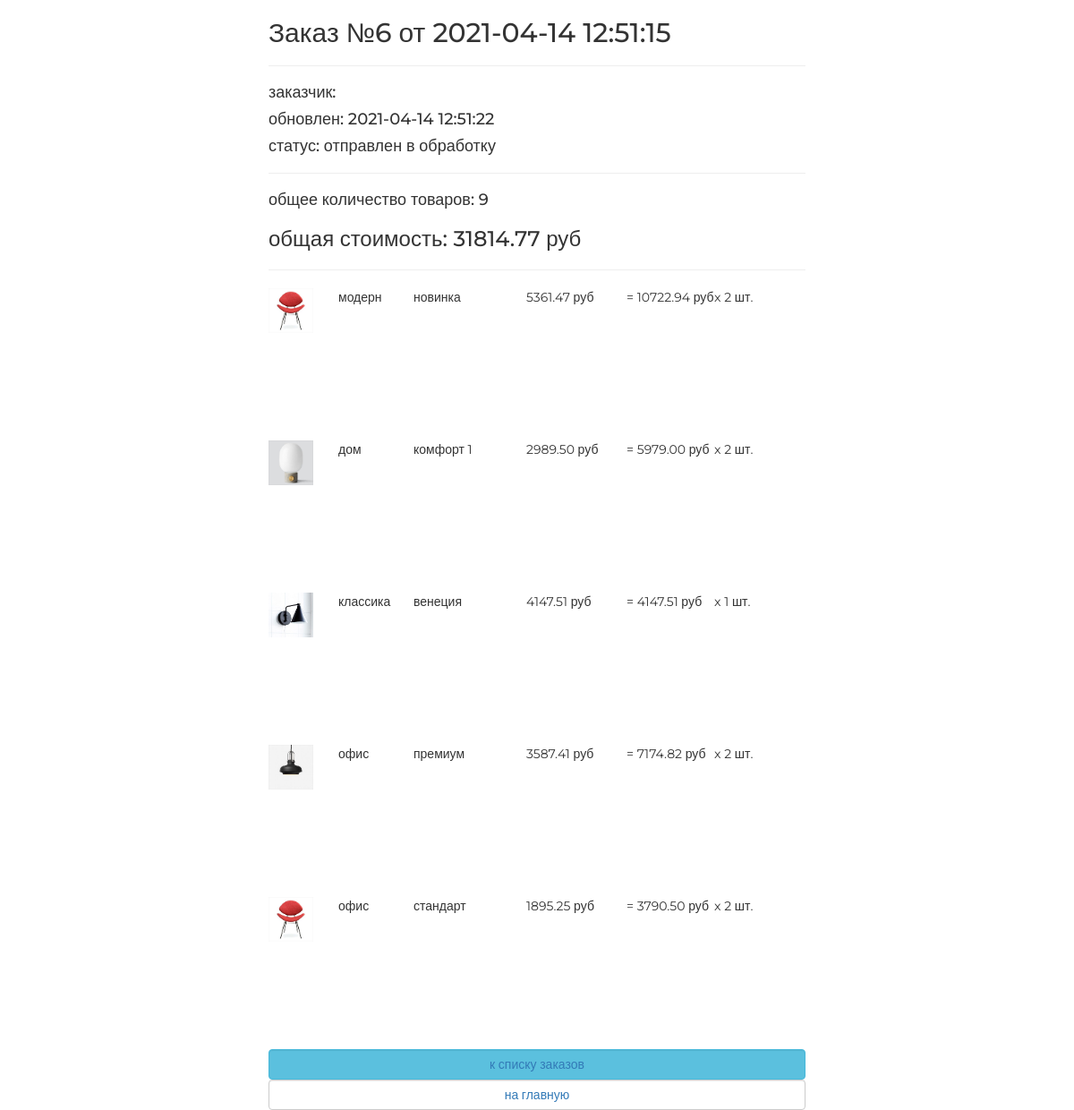
Page /order/read/6/ on the committed database.
### ordersapp/models.py (models this page shows, shortened)
class Order(models.Model):
    FORMING = 'FM'
    SENT_TO_PROCEED = 'STP'
    PROCEEDED = 'PRD'
    PAID = 'PD'
    READY = 'RDY'
    CANCEL = 'CNC'
    ORDER_STATYSES = (
        (FORMING, 'формируется'),
        (SENT_TO_PROCEED, 'отправлен в обработку'),
        (PROCEEDED, 'обработан'),
        (PAID, 'оплачен'),
        (READY, 'готов к выдаче'),
        (CANCEL, 'отменён'),
    )
    user = models.ForeignKey(settings.AUTH_USER_MODEL, on_delete=models.CASCADE)
    created = models.DateTimeField(auto_now_add=True, verbose_name='заказ создан')
    updated = models.DateTimeField(auto_now=True, verbose_name='заказ был изменён')
    status = models.CharField(choices=ORDER_STATYSES, default=FORMING, max_length=3, verbose_name='статус')
    is_active = models.BooleanField(default=True, verbose_name='активен')
    class Meta:
        ordering = ('-created',)
        verbose_name = 'заказ'
        verbose_name_plural = 'заказы'
    def get_total_quantity(self):
        items = self.orderitems.select_related()
        return sum(list(map(lambda x: x.quantity, items)))
    def get_total_cost(self):
        items = self.orderitems.select_related()
        return sum(list(map(lambda x: x.quantity * x.product.price, items)))

class OrderItem(models.Model):
    order = models.ForeignKey(Order, on_delete=models.CASCADE, related_name='orderitems')
    product = models.ForeignKey(Product, on_delete=models.CASCADE)
    quantity = models.PositiveIntegerField(verbose_name='количество', default=0)
    def get_product_cost(self):
        return self.quantity * self.product.price

### mainapp/models.py (models this page shows, shortened)
class Product(models.Model):
    category = models.ForeignKey(ProductCategory, on_delete=models.CASCADE)
    name = models.CharField(max_length=128, verbose_name='имя')
    image = models.ImageField(upload_to='products_image', blank=True)
    short_desc = models.CharField(max_length=64, verbose_name='краткое описание', blank=True)
    description = models.TextField(blank=True, verbose_name='описание')
    price = models.DecimalField(verbose_name='цена', max_digits=8, decimal_places=2, default=0)
    quantity = models.PositiveSmallIntegerField(verbose_name='количество на складе', default=0)
    is_active = models.BooleanField(verbose_name='активность', default=True)

class ProductCategory(models.Model):
    name = models.CharField(max_length=64, unique=True, verbose_name='Имя')
    description = models.TextField(verbose_name='описание', blank=True)
    is_active = models.BooleanField(verbose_name='активность', default=True)

### ordersapp/views.py (the view)
# urls.py: path('read/<int:pk>/', ordersapp.OrderDetailView.as_view(), name='order_read'),
class OrderDetailView(DetailView):
    model = Order

### mainapp/context_processors.py (called while the page is built)
def basket(request):
    basket_list = []
    if request.user.is_authenticated:
        basket_list = Basket.objects.filter(user=request.user)
    return {
        'basket': basket_list
    }

### ordersapp/templates/ordersapp/order_detail.html
{% extends "ordersapp/base.html" %}
{% load static %}
{% block content %}
   {% include 'ordersapp/includes/inc_order_summary.html' %}
   <div class="basket_list">
       {% for item in object.orderitems.select_related %}
           <div class="basket_record">
               <img src="/media/{{ item.product.image }}"
                    alt="{{ item.product.short_desc }}" style="width: 50px; float: left;">
               <span class="category_name">
                   {{ item.product.category.name }}
               </span>
               <span class="product_name">{{ item.product.name }}</span>
               <span class="product_price">
                   {{ item.product.price }}&nbspруб
               </span>
               <span class="product_quantitiy">
                   x {{ item.quantity }} шт.
               </span>
               <span class="product_cost">
                    = {{ item.get_product_cost }}&nbspруб
               </span>
           </div>
       {% endfor %}
   </div>
   {% include 'ordersapp/includes/inc_order_actions.html' %}
{% endblock %}

### ordersapp/templates/ordersapp/includes/inc_order_summary.html (shortened to what this page needs)
{% if object %}
    <div class="h2">Заказ №{{ object.pk }} от {{ object.created|date:"Y-m-d H:i:s" }}</div>
    <hr>
    <div class="h4">заказчик: {{ user.last_name }} {{ user.first_name }} </div>
    <div class="h4">обновлен: {{ object.updated|date:"Y-m-d H:i:s" }}</div>
    <div class="h4">статус: {{ object.get_status_display }}</div>
    <hr>
    <div class="h4">
        общее количество товаров: <span class="order_total_quantity">{{ object.get_total_quantity }}</span>
    </div>
    <div class="h3">
        общая стоимость: <span class="order_total_cost">{{ object.get_total_cost }}</span> руб
    </div>
{% endif %}
<hr>

### static/css/style.css (style rules this page uses)
* { margin: 0; padding: 0; }
body { font-family: 'Montserrat', sans-serif; }
html, body { height: 100%; }
.basket_list span.category_name { margin-left: 2em; width: 5em; position: relative; display: block; float: left; }
.basket_list span.product_name { margin-left: 1em; width: 8em; position: relative; display: block; float: left; }
.basket_list span.product_price { margin-left: 1em; width: 7em; position: relative; display: block; float: left; }
.basket_list span.product_cost { margin-left: 1em; width: 7em; position: relative; display: block; float: left; }
.basket_list .basket_record { position: relative; display: block; height: 170px; float: none; }

### rows in the picture
Order: pk "6", created "2021-04-14 12:51:15", updated "2021-04-14 12:51:22", status "отправлен в обработку", get_total_quantity "9", get_total_cost "31814.77"
OrderItem: product.image (picture), product.category.name "модерн", product.name "новинка", product.price "5361.47", quantity "2", get_product_cost "10722.94"
OrderItem: product.image (picture), product.category.name "дом", product.name "комфорт 1", product.price "2989.50", quantity "2", get_product_cost "5979.00"
OrderItem: product.image (picture), product.category.name "классика", product.name "венеция", product.price "4147.51", quantity "1", get_product_cost "4147.51"
OrderItem: product.image (picture), product.category.name "офис", product.name "премиум", product.price "3587.41", quantity "2", get_product_cost "7174.82"
OrderItem: product.image (picture), product.category.name "офис", product.name "стандарт", product.price "1895.25", quantity "2", get_product_cost "3790.50"
